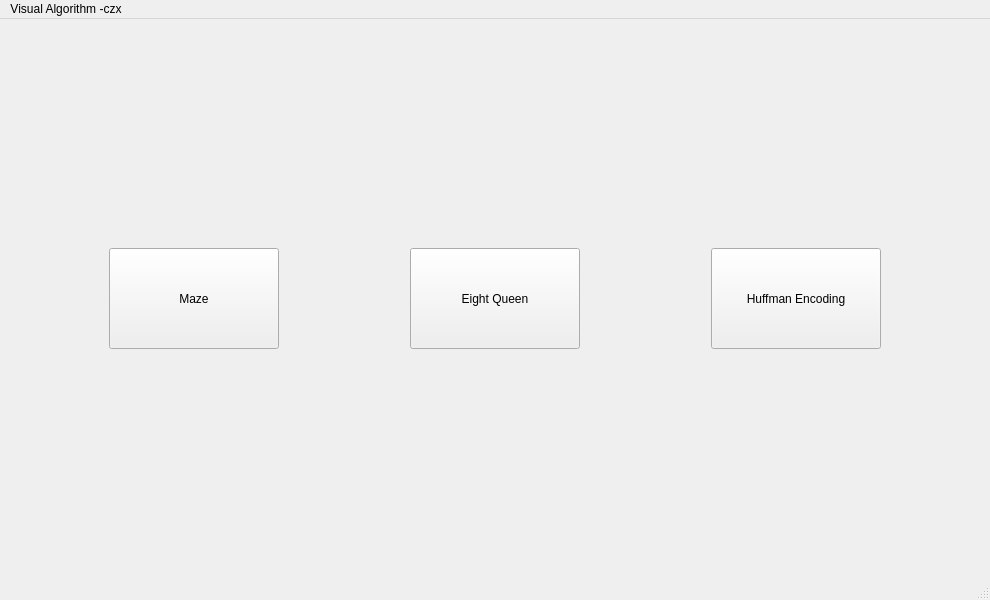
<?xml version="1.0" encoding="UTF-8"?>
<ui version="4.0">
 <class>MainWindow</class>
 <widget class="QMainWindow" name="MainWindow">
  <property name="geometry">
   <rect>
    <x>0</x>
    <y>0</y>
    <width>990</width>
    <height>600</height>
   </rect>
  </property>
  <property name="windowTitle">
   <string notr="true">Visual Algorithm -czx</string>
  </property>
  <widget class="QWidget" name="centralwidget">
   <layout class="QGridLayout" name="gridLayout">
    <item row="0" column="0">
     <layout class="QVBoxLayout" name="verticalLayout">
      <property name="leftMargin">
       <number>100</number>
      </property>
      <property name="topMargin">
       <number>220</number>
      </property>
      <property name="rightMargin">
       <number>50</number>
      </property>
      <property name="bottomMargin">
       <number>220</number>
      </property>
      <item>
       <widget class="QPushButton" name="Button_Maze">
        <property name="sizePolicy">
         <sizepolicy hsizetype="Expanding" vsizetype="Preferred">
          <horstretch>0</horstretch>
          <verstretch>0</verstretch>
         </sizepolicy>
        </property>
        <property name="maximumSize">
         <size>
          <width>350</width>
          <height>200</height>
         </size>
        </property>
        <property name="text">
         <string>Maze</string>
        </property>
       </widget>
      </item>
     </layout>
    </item>
    <item row="0" column="1">
     <layout class="QVBoxLayout" name="verticalLayout_2">
      <property name="leftMargin">
       <number>75</number>
      </property>
      <property name="topMargin">
       <number>220</number>
      </property>
      <property name="rightMargin">
       <number>75</number>
      </property>
      <property name="bottomMargin">
       <number>220</number>
      </property>
      <item>
       <widget class="QPushButton" name="Button_EightQueen">
        <property name="sizePolicy">
         <sizepolicy hsizetype="Expanding" vsizetype="Preferred">
          <horstretch>0</horstretch>
          <verstretch>0</verstretch>
         </sizepolicy>
        </property>
        <property name="maximumSize">
         <size>
          <width>350</width>
          <height>200</height>
         </size>
        </property>
        <property name="text">
         <string>Eight Queen</string>
        </property>
       </widget>
      </item>
     </layout>
    </item>
    <item row="0" column="2">
     <layout class="QVBoxLayout" name="verticalLayout_3">
      <property name="leftMargin">
       <number>50</number>
      </property>
      <property name="topMargin">
       <number>220</number>
      </property>
      <property name="rightMargin">
       <number>100</number>
      </property>
      <property name="bottomMargin">
       <number>220</number>
      </property>
      <item>
       <widget class="QPushButton" name="Button_Huffman">
        <property name="sizePolicy">
         <sizepolicy hsizetype="Expanding" vsizetype="Preferred">
          <horstretch>0</horstretch>
          <verstretch>0</verstretch>
         </sizepolicy>
        </property>
        <property name="maximumSize">
         <size>
          <width>350</width>
          <height>200</height>
         </size>
        </property>
        <property name="text">
         <string>Huffman Encoding</string>
        </property>
       </widget>
      </item>
     </layout>
    </item>
   </layout>
  </widget>
  <widget class="QMenuBar" name="menubar">
   <property name="geometry">
    <rect>
     <x>0</x>
     <y>0</y>
     <width>990</width>
     <height>26</height>
    </rect>
   </property>
   <widget class="QMenu" name="menu_czx">
    <property name="title">
     <string>Visual Algorithm -czx</string>
    </property>
   </widget>
   <addaction name="menu_czx"/>
  </widget>
  <widget class="QStatusBar" name="statusbar"/>
 </widget>
 <resources/>
 <connections/>
 <slots>
  <slot>OpenMazeUI()</slot>
 </slots>
</ui>
